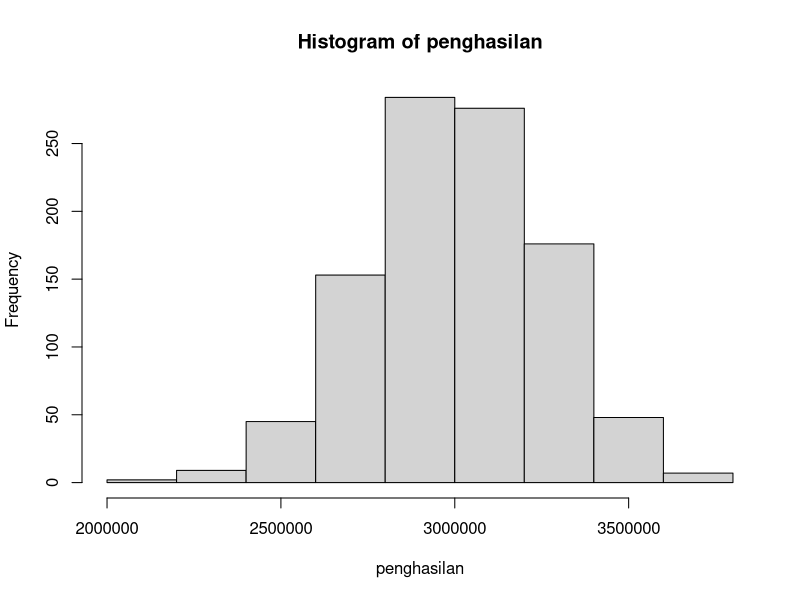

Recreate this plot in R.
# penghasilan satu kecamatan
# rnom(n sample, mean, std deviasi) 
penghasilan <- rnorm(1000, 3000000, 250000)
hist(penghasilan)

# memasukkan 1 orang penghasilan 7 juta
baru <- 7e+06
penghasilan.baru <- append(penghasilan, baru)

median(penghasilan)
median(penghasilan.baru)

mean(penghasilan)
mean(penghasilan.baru)
